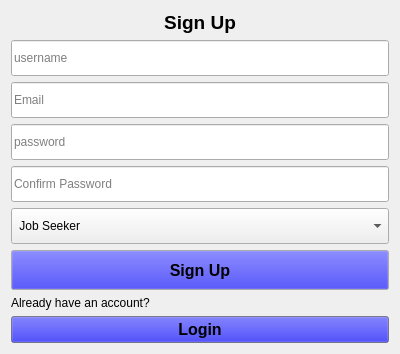
<?xml version="1.0" encoding="UTF-8"?>
<ui version="4.0">
 <class>Form</class>
 <widget class="QWidget" name="Form">
  <property name="geometry">
   <rect>
    <x>0</x>
    <y>0</y>
    <width>400</width>
    <height>352</height>
   </rect>
  </property>
  <property name="windowTitle">
   <string>Form</string>
  </property>
  <layout class="QVBoxLayout" name="verticalLayout">
   <item>
    <widget class="QLabel" name="label">
     <property name="font">
      <font>
       <family>Arial</family>
       <pointsize>14</pointsize>
       <bold>true</bold>
      </font>
     </property>
     <property name="text">
      <string>Sign Up</string>
     </property>
     <property name="alignment">
      <set>Qt::AlignmentFlag::AlignCenter</set>
     </property>
    </widget>
   </item>
   <item>
    <widget class="QLineEdit" name="username_input">
     <property name="minimumSize">
      <size>
       <width>0</width>
       <height>36</height>
      </size>
     </property>
     <property name="text">
      <string/>
     </property>
     <property name="placeholderText">
      <string>username</string>
     </property>
    </widget>
   </item>
   <item>
    <widget class="QLineEdit" name="email_input">
     <property name="minimumSize">
      <size>
       <width>0</width>
       <height>36</height>
      </size>
     </property>
     <property name="text">
      <string/>
     </property>
     <property name="placeholderText">
      <string>Email</string>
     </property>
    </widget>
   </item>
   <item>
    <widget class="QLineEdit" name="password_input">
     <property name="minimumSize">
      <size>
       <width>0</width>
       <height>36</height>
      </size>
     </property>
     <property name="text">
      <string/>
     </property>
     <property name="echoMode">
      <enum>QLineEdit::EchoMode::Password</enum>
     </property>
     <property name="placeholderText">
      <string>password</string>
     </property>
    </widget>
   </item>
   <item>
    <widget class="QLineEdit" name="password2_input">
     <property name="minimumSize">
      <size>
       <width>0</width>
       <height>36</height>
      </size>
     </property>
     <property name="text">
      <string/>
     </property>
     <property name="echoMode">
      <enum>QLineEdit::EchoMode::Password</enum>
     </property>
     <property name="placeholderText">
      <string>Confirm Password</string>
     </property>
    </widget>
   </item>
   <item>
    <widget class="QComboBox" name="role_combo">
     <property name="minimumSize">
      <size>
       <width>0</width>
       <height>36</height>
      </size>
     </property>
     <item>
      <property name="text">
       <string> Job Seeker</string>
      </property>
     </item>
     <item>
      <property name="text">
       <string>Employer</string>
      </property>
     </item>
    </widget>
   </item>
   <item>
    <widget class="QPushButton" name="registerBtn">
     <property name="minimumSize">
      <size>
       <width>0</width>
       <height>40</height>
      </size>
     </property>
     <property name="palette">
      <palette>
       <active>
        <colorrole role="Button">
         <brush brushstyle="SolidPattern">
          <color alpha="179">
           <red>0</red>
           <green>0</green>
           <blue>238</blue>
          </color>
         </brush>
        </colorrole>
       </active>
       <inactive>
        <colorrole role="Button">
         <brush brushstyle="SolidPattern">
          <color alpha="179">
           <red>0</red>
           <green>0</green>
           <blue>238</blue>
          </color>
         </brush>
        </colorrole>
       </inactive>
       <disabled>
        <colorrole role="Button">
         <brush brushstyle="SolidPattern">
          <color alpha="179">
           <red>0</red>
           <green>0</green>
           <blue>238</blue>
          </color>
         </brush>
        </colorrole>
       </disabled>
      </palette>
     </property>
     <property name="font">
      <font>
       <family>Arial</family>
       <pointsize>12</pointsize>
       <bold>true</bold>
      </font>
     </property>
     <property name="text">
      <string>Sign Up</string>
     </property>
    </widget>
   </item>
   <item>
    <widget class="QLabel" name="label_2">
     <property name="text">
      <string>Already have an account?</string>
     </property>
    </widget>
   </item>
   <item>
    <widget class="QPushButton" name="loginBtn">
     <property name="palette">
      <palette>
       <active>
        <colorrole role="WindowText">
         <brush brushstyle="SolidPattern">
          <color alpha="255">
           <red>0</red>
           <green>0</green>
           <blue>0</blue>
          </color>
         </brush>
        </colorrole>
        <colorrole role="Button">
         <brush brushstyle="SolidPattern">
          <color alpha="179">
           <red>0</red>
           <green>0</green>
           <blue>229</blue>
          </color>
         </brush>
        </colorrole>
        <colorrole role="Light">
         <brush brushstyle="SolidPattern">
          <color alpha="179">
           <red>196</red>
           <green>196</green>
           <blue>196</blue>
          </color>
         </brush>
        </colorrole>
        <colorrole role="Midlight">
         <brush brushstyle="SolidPattern">
          <color alpha="179">
           <red>163</red>
           <green>163</green>
           <blue>163</blue>
          </color>
         </brush>
        </colorrole>
        <colorrole role="Dark">
         <brush brushstyle="SolidPattern">
          <color alpha="179">
           <red>65</red>
           <green>65</green>
           <blue>65</blue>
          </color>
         </brush>
        </colorrole>
        <colorrole role="Mid">
         <brush brushstyle="SolidPattern">
          <color alpha="179">
           <red>87</red>
           <green>87</green>
           <blue>87</blue>
          </color>
         </brush>
        </colorrole>
        <colorrole role="Text">
         <brush brushstyle="SolidPattern">
          <color alpha="255">
           <red>0</red>
           <green>0</green>
           <blue>0</blue>
          </color>
         </brush>
        </colorrole>
        <colorrole role="BrightText">
         <brush brushstyle="SolidPattern">
          <color alpha="255">
           <red>255</red>
           <green>255</green>
           <blue>255</blue>
          </color>
         </brush>
        </colorrole>
        <colorrole role="ButtonText">
         <brush brushstyle="SolidPattern">
          <color alpha="255">
           <red>0</red>
           <green>0</green>
           <blue>0</blue>
          </color>
         </brush>
        </colorrole>
        <colorrole role="Base">
         <brush brushstyle="SolidPattern">
          <color alpha="255">
           <red>255</red>
           <green>255</green>
           <blue>255</blue>
          </color>
         </brush>
        </colorrole>
        <colorrole role="Window">
         <brush brushstyle="SolidPattern">
          <color alpha="179">
           <red>131</red>
           <green>131</green>
           <blue>131</blue>
          </color>
         </brush>
        </colorrole>
        <colorrole role="Shadow">
         <brush brushstyle="SolidPattern">
          <color alpha="255">
           <red>0</red>
           <green>0</green>
           <blue>0</blue>
          </color>
         </brush>
        </colorrole>
        <colorrole role="AlternateBase">
         <brush brushstyle="SolidPattern">
          <color alpha="217">
           <red>193</red>
           <green>193</green>
           <blue>193</blue>
          </color>
         </brush>
        </colorrole>
        <colorrole role="ToolTipBase">
         <brush brushstyle="SolidPattern">
          <color alpha="255">
           <red>255</red>
           <green>255</green>
           <blue>220</blue>
          </color>
         </brush>
        </colorrole>
        <colorrole role="ToolTipText">
         <brush brushstyle="SolidPattern">
          <color alpha="255">
           <red>0</red>
           <green>0</green>
           <blue>0</blue>
          </color>
         </brush>
        </colorrole>
        <colorrole role="PlaceholderText">
         <brush brushstyle="SolidPattern">
          <color alpha="127">
           <red>0</red>
           <green>0</green>
           <blue>0</blue>
          </color>
         </brush>
        </colorrole>
        <colorrole role="Accent">
         <brush brushstyle="SolidPattern">
          <color alpha="255">
           <red>255</red>
           <green>255</green>
           <blue>255</blue>
          </color>
         </brush>
        </colorrole>
       </active>
       <inactive>
        <colorrole role="WindowText">
         <brush brushstyle="SolidPattern">
          <color alpha="255">
           <red>0</red>
           <green>0</green>
           <blue>0</blue>
          </color>
         </brush>
        </colorrole>
        <colorrole role="Button">
         <brush brushstyle="SolidPattern">
          <color alpha="179">
           <red>0</red>
           <green>0</green>
           <blue>229</blue>
          </color>
         </brush>
        </colorrole>
        <colorrole role="Light">
         <brush brushstyle="SolidPattern">
          <color alpha="179">
           <red>196</red>
           <green>196</green>
           <blue>196</blue>
          </color>
         </brush>
        </colorrole>
        <colorrole role="Midlight">
         <brush brushstyle="SolidPattern">
          <color alpha="179">
           <red>163</red>
           <green>163</green>
           <blue>163</blue>
          </color>
         </brush>
        </colorrole>
        <colorrole role="Dark">
         <brush brushstyle="SolidPattern">
          <color alpha="179">
           <red>65</red>
           <green>65</green>
           <blue>65</blue>
          </color>
         </brush>
        </colorrole>
        <colorrole role="Mid">
         <brush brushstyle="SolidPattern">
          <color alpha="179">
           <red>87</red>
           <green>87</green>
           <blue>87</blue>
          </color>
         </brush>
        </colorrole>
        <colorrole role="Text">
         <brush brushstyle="SolidPattern">
          <color alpha="255">
           <red>0</red>
           <green>0</green>
           <blue>0</blue>
          </color>
         </brush>
        </colorrole>
        <colorrole role="BrightText">
         <brush brushstyle="SolidPattern">
          <color alpha="255">
           <red>255</red>
           <green>255</green>
           <blue>255</blue>
          </color>
         </brush>
        </colorrole>
        <colorrole role="ButtonText">
         <brush brushstyle="SolidPattern">
          <color alpha="255">
           <red>0</red>
           <green>0</green>
           <blue>0</blue>
          </color>
         </brush>
        </colorrole>
        <colorrole role="Base">
         <brush brushstyle="SolidPattern">
          <color alpha="255">
           <red>255</red>
           <green>255</green>
           <blue>255</blue>
          </color>
         </brush>
        </colorrole>
        <colorrole role="Window">
         <brush brushstyle="SolidPattern">
          <color alpha="179">
           <red>131</red>
           <green>131</green>
           <blue>131</blue>
          </color>
         </brush>
        </colorrole>
        <colorrole role="Shadow">
         <brush brushstyle="SolidPattern">
          <color alpha="255">
           <red>0</red>
           <green>0</green>
           <blue>0</blue>
          </color>
         </brush>
        </colorrole>
        <colorrole role="AlternateBase">
         <brush brushstyle="SolidPattern">
          <color alpha="217">
           <red>193</red>
           <green>193</green>
           <blue>193</blue>
          </color>
         </brush>
        </colorrole>
        <colorrole role="ToolTipBase">
         <brush brushstyle="SolidPattern">
          <color alpha="255">
           <red>255</red>
           <green>255</green>
           <blue>220</blue>
          </color>
         </brush>
        </colorrole>
        <colorrole role="ToolTipText">
         <brush brushstyle="SolidPattern">
          <color alpha="255">
           <red>0</red>
           <green>0</green>
           <blue>0</blue>
          </color>
         </brush>
        </colorrole>
        <colorrole role="PlaceholderText">
         <brush brushstyle="SolidPattern">
          <color alpha="127">
           <red>0</red>
           <green>0</green>
           <blue>0</blue>
          </color>
         </brush>
        </colorrole>
        <colorrole role="Accent">
         <brush brushstyle="SolidPattern">
          <color alpha="255">
           <red>255</red>
           <green>255</green>
           <blue>255</blue>
          </color>
         </brush>
        </colorrole>
       </inactive>
       <disabled>
        <colorrole role="WindowText">
         <brush brushstyle="SolidPattern">
          <color alpha="179">
           <red>65</red>
           <green>65</green>
           <blue>65</blue>
          </color>
         </brush>
        </colorrole>
        <colorrole role="Button">
         <brush brushstyle="SolidPattern">
          <color alpha="179">
           <red>0</red>
           <green>0</green>
           <blue>229</blue>
          </color>
         </brush>
        </colorrole>
        <colorrole role="Light">
         <brush brushstyle="SolidPattern">
          <color alpha="179">
           <red>196</red>
           <green>196</green>
           <blue>196</blue>
          </color>
         </brush>
        </colorrole>
        <colorrole role="Midlight">
         <brush brushstyle="SolidPattern">
          <color alpha="179">
           <red>163</red>
           <green>163</green>
           <blue>163</blue>
          </color>
         </brush>
        </colorrole>
        <colorrole role="Dark">
         <brush brushstyle="SolidPattern">
          <color alpha="179">
           <red>65</red>
           <green>65</green>
           <blue>65</blue>
          </color>
         </brush>
        </colorrole>
        <colorrole role="Mid">
         <brush brushstyle="SolidPattern">
          <color alpha="179">
           <red>87</red>
           <green>87</green>
           <blue>87</blue>
          </color>
         </brush>
        </colorrole>
        <colorrole role="Text">
         <brush brushstyle="SolidPattern">
          <color alpha="179">
           <red>65</red>
           <green>65</green>
           <blue>65</blue>
          </color>
         </brush>
        </colorrole>
        <colorrole role="BrightText">
         <brush brushstyle="SolidPattern">
          <color alpha="255">
           <red>255</red>
           <green>255</green>
           <blue>255</blue>
          </color>
         </brush>
        </colorrole>
        <colorrole role="ButtonText">
         <brush brushstyle="SolidPattern">
          <color alpha="179">
           <red>65</red>
           <green>65</green>
           <blue>65</blue>
          </color>
         </brush>
        </colorrole>
        <colorrole role="Base">
         <brush brushstyle="SolidPattern">
          <color alpha="179">
           <red>131</red>
           <green>131</green>
           <blue>131</blue>
          </color>
         </brush>
        </colorrole>
        <colorrole role="Window">
         <brush brushstyle="SolidPattern">
          <color alpha="179">
           <red>131</red>
           <green>131</green>
           <blue>131</blue>
          </color>
         </brush>
        </colorrole>
        <colorrole role="Shadow">
         <brush brushstyle="SolidPattern">
          <color alpha="255">
           <red>0</red>
           <green>0</green>
           <blue>0</blue>
          </color>
         </brush>
        </colorrole>
        <colorrole role="AlternateBase">
         <brush brushstyle="SolidPattern">
          <color alpha="179">
           <red>131</red>
           <green>131</green>
           <blue>131</blue>
          </color>
         </brush>
        </colorrole>
        <colorrole role="ToolTipBase">
         <brush brushstyle="SolidPattern">
          <color alpha="255">
           <red>255</red>
           <green>255</green>
           <blue>220</blue>
          </color>
         </brush>
        </colorrole>
        <colorrole role="ToolTipText">
         <brush brushstyle="SolidPattern">
          <color alpha="255">
           <red>0</red>
           <green>0</green>
           <blue>0</blue>
          </color>
         </brush>
        </colorrole>
        <colorrole role="PlaceholderText">
         <brush brushstyle="SolidPattern">
          <color alpha="89">
           <red>65</red>
           <green>65</green>
           <blue>65</blue>
          </color>
         </brush>
        </colorrole>
        <colorrole role="Accent">
         <brush brushstyle="SolidPattern">
          <color alpha="179">
           <red>170</red>
           <green>170</green>
           <blue>170</blue>
          </color>
         </brush>
        </colorrole>
       </disabled>
      </palette>
     </property>
     <property name="font">
      <font>
       <family>Arial</family>
       <pointsize>12</pointsize>
       <bold>true</bold>
      </font>
     </property>
     <property name="text">
      <string>Login</string>
     </property>
    </widget>
   </item>
  </layout>
 </widget>
 <resources/>
 <connections/>
</ui>
